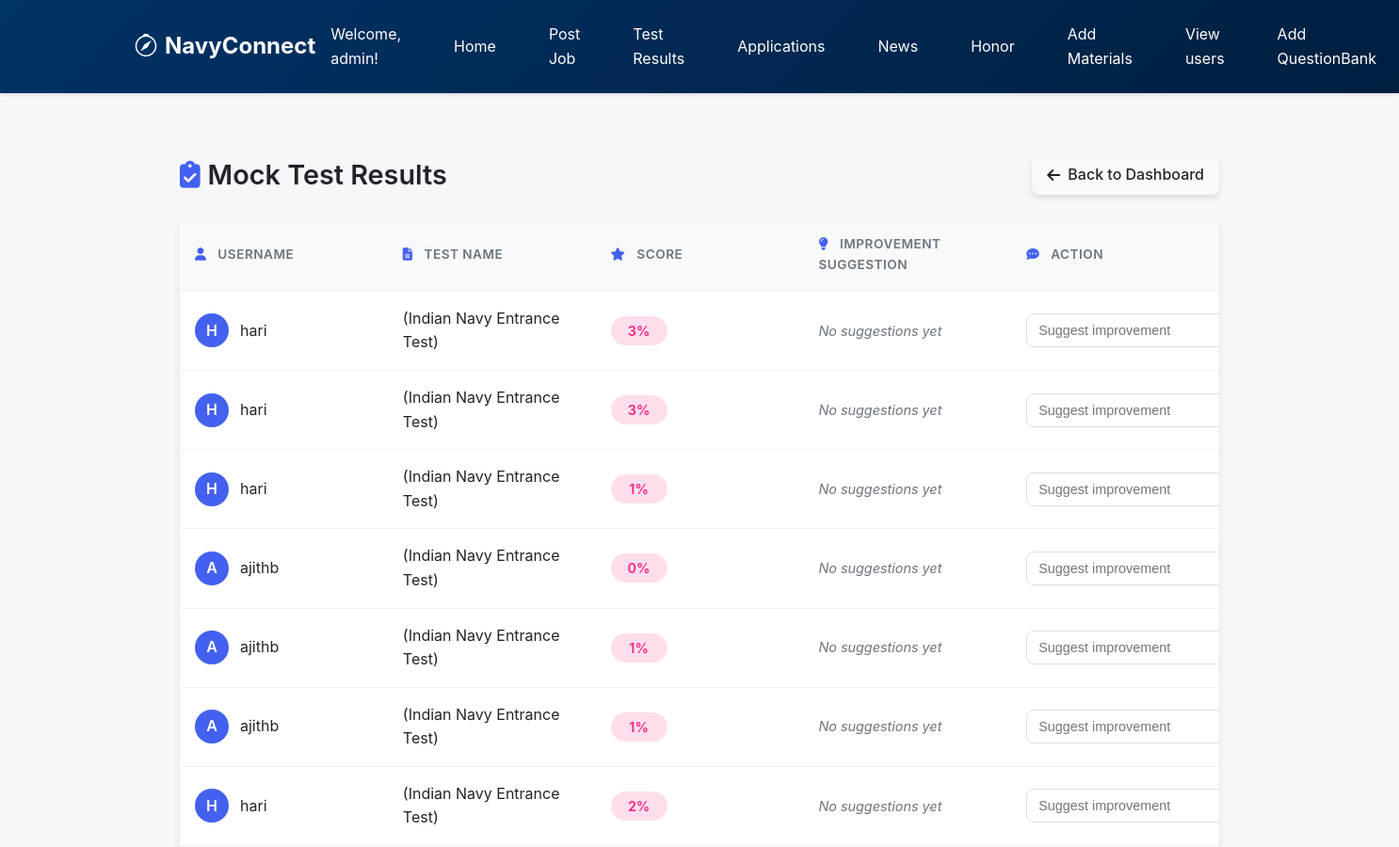
/mock-test-results/ (signed in, upper part), run on an earlier commit of the app's database.
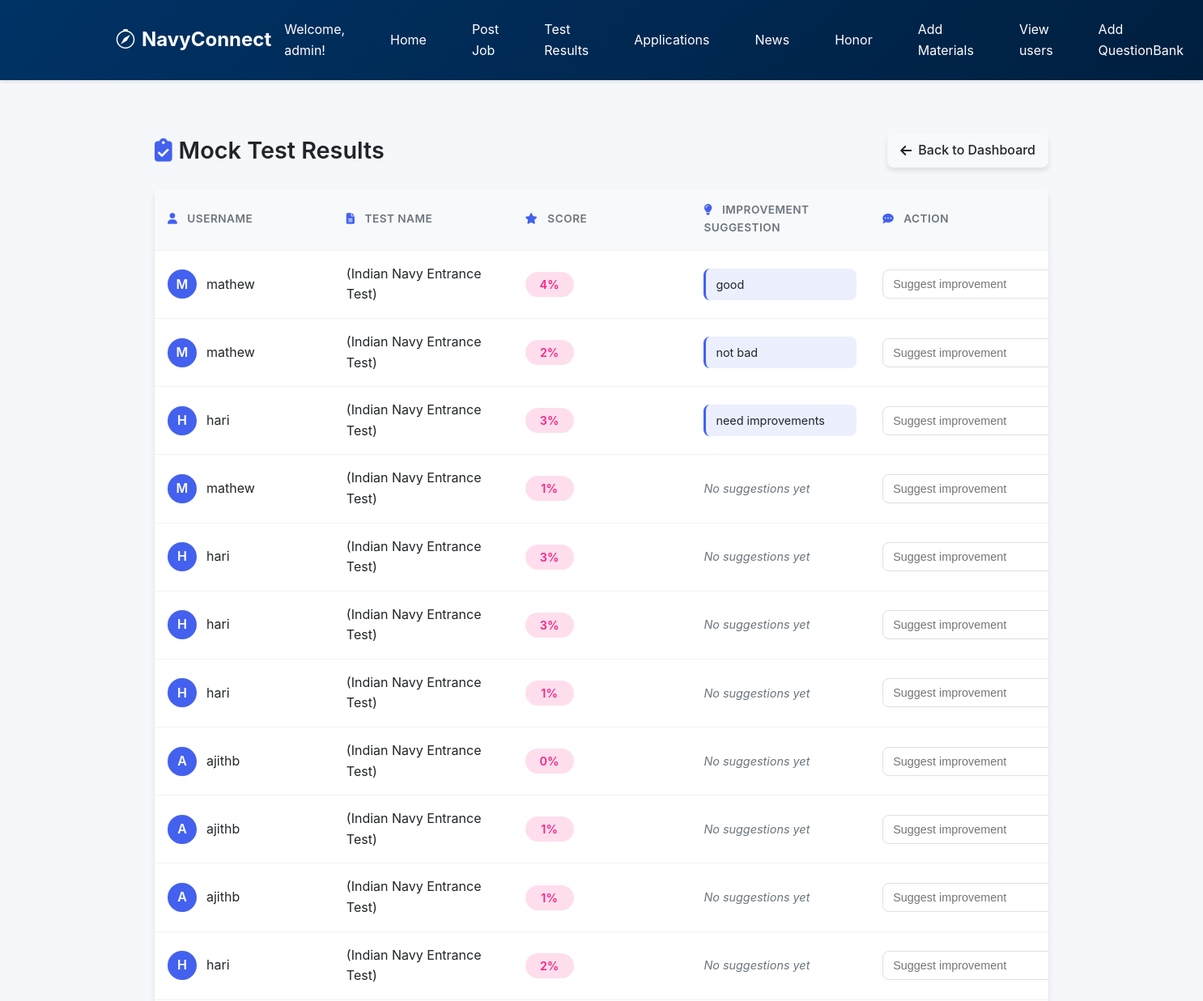
And on a later commit of the database.
### core/models.py (models this page shows, shortened)
class UserResponse(models.Model):
    question = models.ForeignKey(Question, on_delete=models.CASCADE, default=True)
    user = models.ForeignKey(settings.AUTH_USER_MODEL, on_delete=models.CASCADE)
    test = models.ForeignKey(MockTest, on_delete=models.CASCADE)
    score = models.IntegerField()
    responses = models.JSONField(default=dict)  # Store selected options as a dictionary
    improvement_suggestion = models.TextField(blank=True, null=True)  # ➡️ Add this line!

class CustomUser(AbstractUser):
    ROLE_CHOICES = [
        ('admin', 'Admin'),
        ('veteran', 'Veteran'),
        ('aspirant', 'Aspirant'),
    ]
    role = models.CharField(max_length=10, choices=ROLE_CHOICES, default='aspirant')

class MockTest(models.Model):
    SECTION_CHOICES = [
        ('artificer apprentice', 'Artificer Apprentice'),
        ('navy tradesman', 'Navy Tradesman'),
        ('navy chargeman', 'Navy Chargeman'),
        ('indian navy entrance test', 'Indian Navy Entrance Test'),
        ('indian navy angniveer mr', 'Indian Navy Agniveer MR'),
        ('indian navy angniveer ssr', 'Indian Navy Agniveer SSR'),
        ('naval dockyard', 'Naval Dockyard'),
    ]
    title = models.CharField(max_length=255)
    section = models.CharField(max_length=30, choices=SECTION_CHOICES, null=True)
    time_limit = models.IntegerField(help_text="Time limit in minutes", default=30)  # Default to 30 minutes
    duration = models.IntegerField()
    created_by = models.ForeignKey(settings.AUTH_USER_MODEL, on_delete=models.CASCADE, related_name="mock_tests")
    def __str__(self):
        return f"{self.title} ({self.get_section_display()})"

### core/views.py (the view)
# urls.py: path('mock-test-results/', views.mock_test_results, name='mock_test_results'),
@login_required
def mock_test_results(request):
    if not request.user.is_staff:
        return HttpResponseForbidden("You are not authorized to view this page.")
    results = UserResponse.objects.all().order_by('-id')  # Latest first
    return render(request, 'view_test_results.html', {'results': results})

### core/templates/view_test_results.html (shortened to what this page needs)
{% extends 'base.html' %}
{% block content %}
<link rel="stylesheet" href="https://cdnjs.cloudflare.com/ajax/libs/font-awesome/6.4.0/css/all.min.css">
<div class="results-container">
    <div class="results-header">
        <h2><i class="fas fa-clipboard-check"></i> Mock Test Results</h2>
        <a href="{% url 'home' %}" class="back-button"><i class="fas fa-arrow-left"></i> Back to Dashboard</a>
    </div>
    <div class="table-container">
        <table class="results-table">
            <thead>
                <tr>
                    <th><i class="fas fa-user"></i> Username</th>
                    <th><i class="fas fa-file-alt"></i> Test Name</th>
                    <th><i class="fas fa-star"></i> Score</th>
                    <th><i class="fas fa-lightbulb"></i> Improvement Suggestion</th>
                    <th><i class="fas fa-comment-dots"></i> Action</th>
                </tr>
            </thead>
            <tbody>
                {% for result in results %}
                <tr>
                    <td>
                        <div class="user-info">
                            <div class="avatar">{{ result.user.username|slice:":1" }}</div>
                            <span>{{ result.user.username }}</span>
                        </div>
                    </td>
                    <td>{{ result.test }}</td>
                    <td class="score-cell">
                        <div class="score-badge
                            {% if result.score >= 80 %}score-high
                            {% elif result.score >= 60 %}score-medium
                            {% else %}score-low{% endif %}">
                            {{ result.score }}%
                        </div>
                    </td>
                    <td class="suggestion-cell">
                        {% if result.improvement_suggestion %}
                            <div class="suggestion-content">{{ result.improvement_suggestion }}</div>
                        {% else %}
                            <span class="no-suggestion">No suggestions yet</span>
                        {% endif %}
                    </td>
                    <td class="action-cell">
                        <form method="post" action="{% url 'suggest_improvement' result.id %}" class="suggestion-form">
                            <div class="form-group">
                                <input type="text" name="improvement" placeholder="Suggest improvement" required>
                            </div>
                        </form>
                    </td>
                </tr>
                {% endfor %}
            </tbody>
        </table>
    </div>
</div>
{% endblock %}

What changed in the data, as far as the page shows it:
added UserResponse: user.username "M", user.username "mathew", test "(Indian Navy Entrance Test)", score "4", improvement_suggestion "good"
added UserResponse: user.username "M", user.username "mathew", test "(Indian Navy Entrance Test)", score "2", improvement_suggestion "not bad"
added UserResponse: user.username "H", user.username "hari", test "(Indian Navy Entrance Test)", score "3", improvement_suggestion "need improvements"
added UserResponse: user.username "M", user.username "mathew", test "(Indian Navy Entrance Test)", score "1", shows "No suggestions yet"
